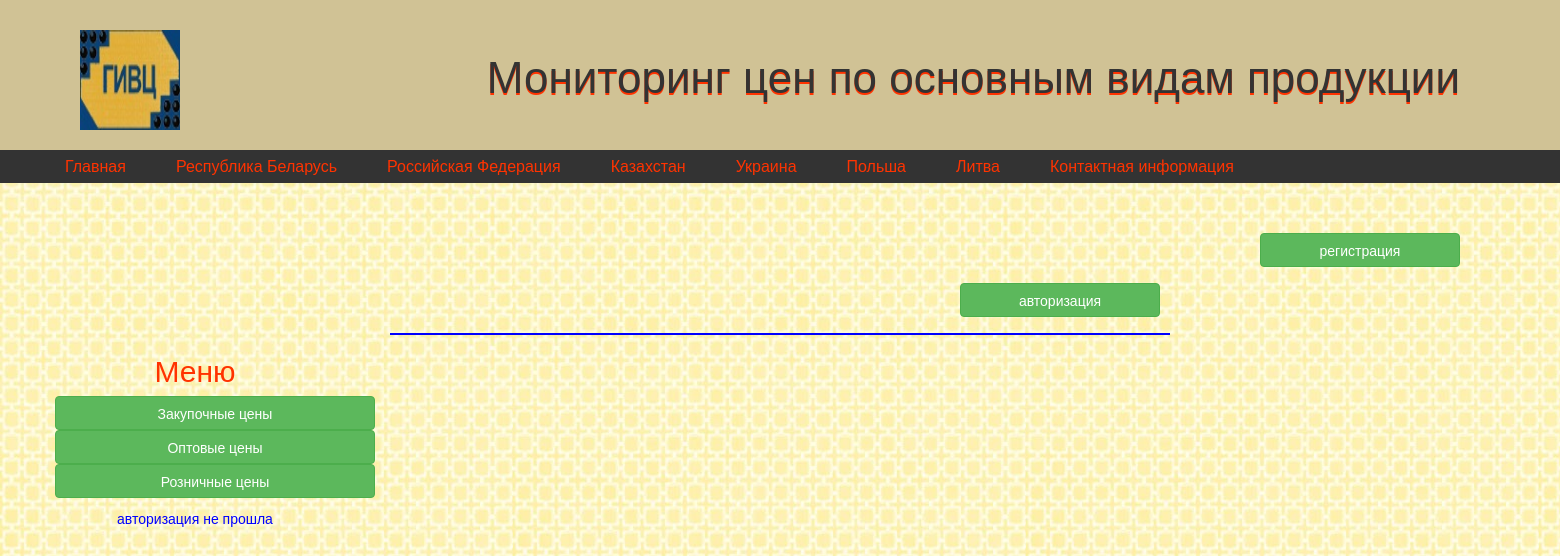
/rbz13ia.php, run on an earlier commit of the app's database.
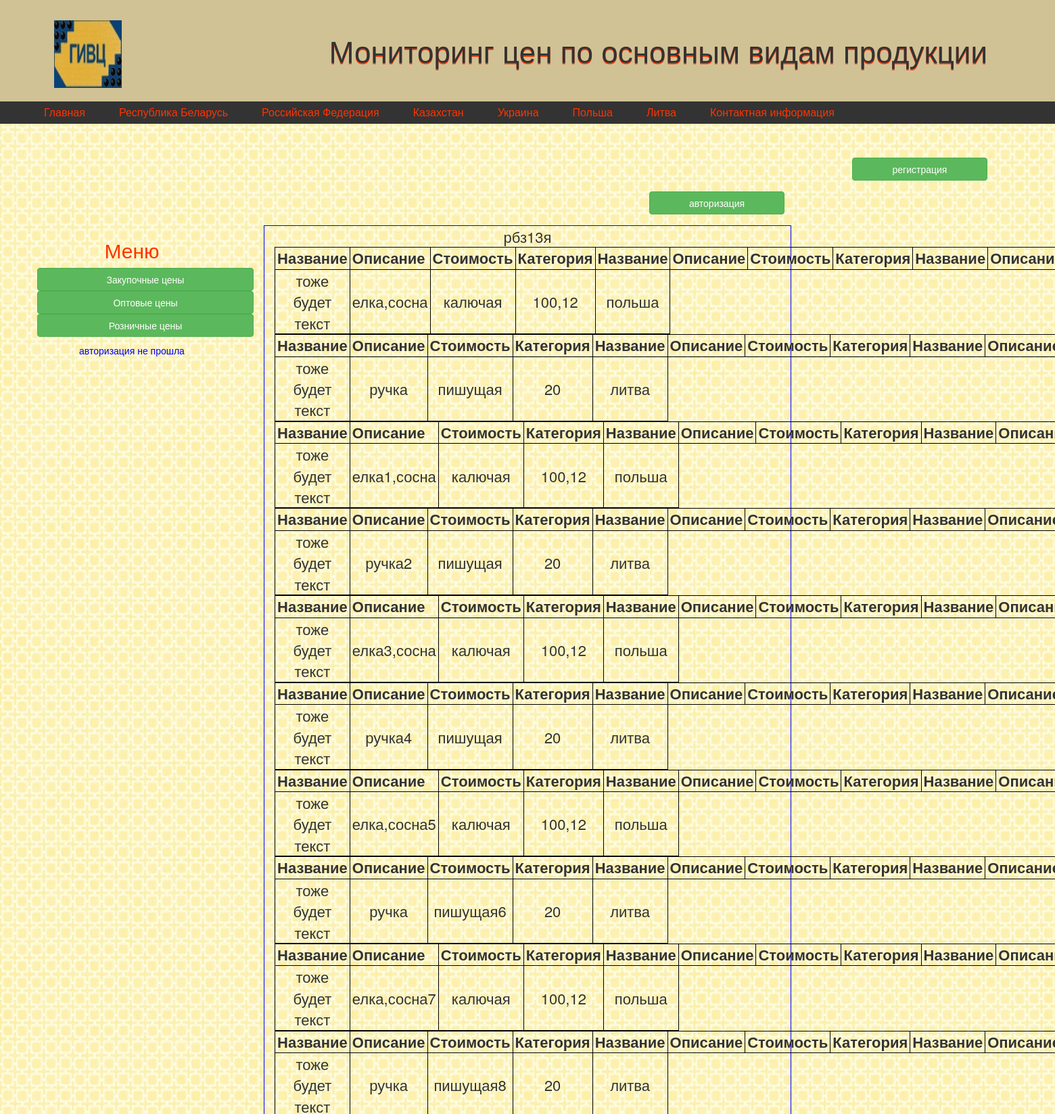
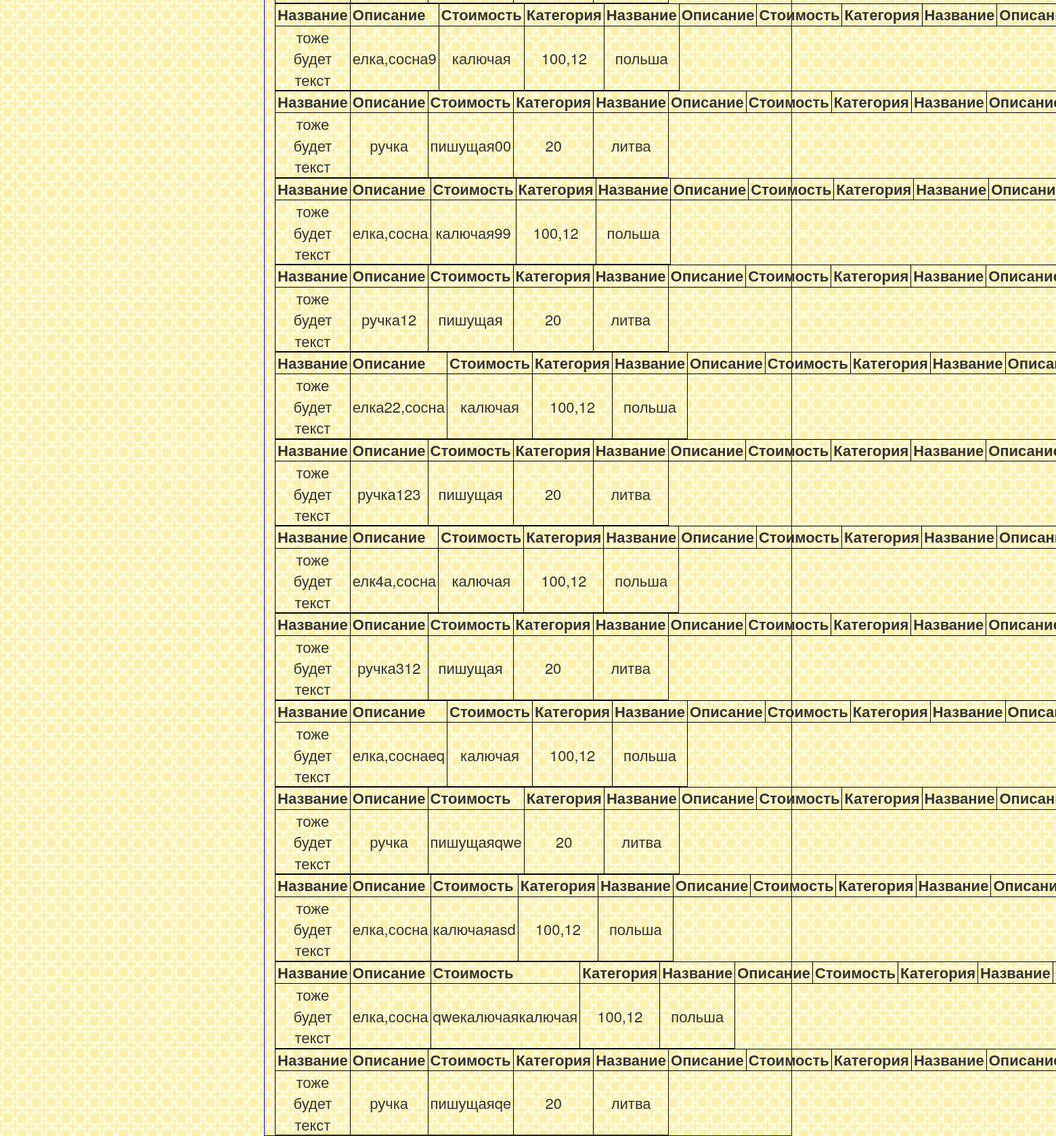
And on a later commit of the database (2 pictures, top to bottom).
### tables this page shows
CREATE TABLE IF NOT EXISTS `statias` (
  `id` int(11) NOT NULL AUTO_INCREMENT,
  `cat_id` tinytext NOT NULL,
  `cat_cen_id` tinytext NOT NULL,
  `cat_god_id` tinytext NOT NULL,
  `cat_mes_id` tinytext NOT NULL,
  `name_categoria` tinytext NOT NULL,
  `editor1` text NOT NULL,
  `file_foto` tinytext NOT NULL,
  `table-categoria` tinytext NOT NULL,
  `data_reg` datetime NOT NULL,
  `blockunblock` enum('block','unblock') NOT NULL DEFAULT 'unblock',
  `user_id` int(11) NOT NULL,
  `update1` date NOT NULL,
  `showhide` enum('show','hide') DEFAULT 'show',
  PRIMARY KEY (`id`)
);

CREATE TABLE IF NOT EXISTS `prices` (
  `id` int(11) NOT NULL AUTO_INCREMENT,
  `user_id` int(11) NOT NULL,
  `vv0` text NOT NULL,
  `vv1` text NOT NULL,
  `vv2` text NOT NULL,
  `vv3` text NOT NULL,
  `data_vstavki` datetime NOT NULL,
  PRIMARY KEY (`id`)
);

### class/Database.php (called while the page is built, shortened)
<?php
class Database{
private $host = DB_HOST;
private $user= DB_USER;
private $pass=DB_PASS;
private $dbname=DB_NAME;
private $port=DB_PORT;
private $dbh;
private $stmt;
public function __construct(){
$dsn='mysql:host=' .$this->host . ';port=' . $this->port.';dbname=' . $this->dbname;
$options=array(
PDO::ATTR_ERRMODE=>PDO::ERRMODE_EXCEPTION
);
try{
$this->dbh=new PDO($dsn, $this->user, $this->pass, $options);
}
catch(PDOException $e){
$this->error=$e->getMessage();
}
}
public function query($query){
    $this->stmt = $this->dbh->prepare($query);
}
public function execute(){
    return $this->stmt->execute();
}
public function resultset(){
    $this->execute();
    return $this->stmt->fetchAll(PDO::FETCH_ASSOC);
}
}

### rbz13ia.php (the view, shortened to what this page needs)
<?php require_once('templates/top.php');
  	require_once ("class/Database.php");
$database = new Database();
$query="SELECT * FROM statias WHERE cat_god_id=1 and cat_mes_id=1";
$database->query($query);
$all = $database->resultset();
foreach($all as $one){
 echo "<div class='art'>".$one['name_categoria']."<br/>";
}
$database = new Database();
$query="SELECT * FROM prices";
$database->query($query);
$al = $database->resultset();
foreach($al as $two){
echo "<table class='brd' width='100%'>
<tr>
	<th>Название</th>
	<th>Описание</th>
	<th>Стоимость</th>
	<th>Категория</th>
	<th>Название</th>
	<th>Описание</th>
	<th>Стоимость</th>
	<th>Категория</th>
	<th>Название</th>
	<th>Описание</th>
	<th>Стоимость</th>
	<th>Категория</th>
	<th>Название</th>
	<th>Описание</th>
	<th>Стоимость</th>
	<th>Категория</th>
</tr>
<tr>
	<td>тоже будет текст</td>
	<td>".$two['vv0']."</td>
	<td>".$two['vv1']."</td>
	<td>".$two['vv2']."</td>
	<td>".$two['vv3']."</td>
</tr>
</table>";
	};
?>

### templates/top.php (shortened to what this page needs)
<?php require_once ("class/Database.php");?>
<!doctype html>
<html>
<head>
<link type ="text/css " href="media/css/style.css" rel="stylesheet"/>
<link type ="text/css " href="media/bootstrap/css/bootstrap.min.css" rel="stylesheet"/>
</head>
<body>
	<header  id="header">
		<img class="logo"  src="media/img/logo.png"/>
		<h1>Мониторинг цен по основным видам продукции</h1>
	</header>
	<nav class="topmenu">
		<ul class="menu">
			<li><a href="index.php" >Главная</a></li>
			<li><a href="index.php?url=respbel">Республика Беларусь</a>
			</li>
			<li><a href="index.php?url=rosfeder">Российская Федерация</a>
			</li>
			<li><a href="index.php?url=kazah">Казахстан</a>
			</li>
			<li><a href="index.php?url=ykraina">Украина</a>
			</li>
			<li><a href="index.php?url=polsha">Польша</a>
			</li>
			<li><a href="index.php?url=litva">Литва</a>
			</li>
			<li><a href="index.php?url=contact">Контактная информация</a></li>
		</ul>
	</nav>
<br>
<br>
<?php
if ($_SESSION['id']){
?>
<div class="vih"><a href="logout.php" class="btn btn-success btn-block">выход</a></div>
<div class="cob"><a href="cobinet.php" class="btn btn-success btn-block">кабинет</a></div>
<div class="new"> <a href="new_news.php" class="btn btn-success btn-block">мои статьи</a></div>
<div class="parse"> <a href="parse_csv.php" class="btn btn-success btn-block">прикрепление файлов</a></div>
<?php
} else{
?>
<div class="registr"> <a href="reg.php" class="btn btn-success btn-block">регистрация</a></div>
<div class="avtor"> <a href="login.php" class="btn btn-success btn-block">авторизация</a></div>
<?php
};
?>
<br>
<br>
<br>
<br>
<br>
<div class="content">
	<div class="col-md-3"><h2> Меню</h2>
		<ul class="menu_two">
			<li><a href="index.php?url=zakyp" class="btn btn-success btn-block">Закупочные цены</a>
			</li>
			<li><a href="index.php?url=optov" class="btn btn-success btn-block">Оптовые цены</a>
			</li>
			<li><a href="index.php?url=rozn" class="btn btn-success btn-block">Розничные цены</a>
			</li>
		</ul>
<?php
if ($_SESSION['id']){
echo $_SESSION['id'];
} else{?>
<div class="textt"> авторизация не прошла</div>
<?php
}
?>
	</div>
<div class="col-md-6">

### media/css/style.css (style rules this page uses)
#header { height:150px; background: #D0C295; }
.logo { float:left; margin-left:80px; margin-top: 30px; height:100px; width:100px; }
#header h1 { float:right; margin-top:50px; margin-right: 100px; font-size: 44px; text-shadow: #f30 0 2px; }
body { background: url(../img/geluzor75.jpg); padding:0; margin:0; }
ul li { list-style:none; margin: 0; padding: 0; }
.registr a { margin-right: 100px; width: 200px; float: right; }
.avtor a { margin-top: 50px; margin-right: 100px; width: 200px; float: right; }
.textt { color:blue; text-align:center; }
.menu { height: 33px; background: #333; font-style: Arial; font-size: 16px; }
.menu li { float: left; position: relative; }
.menu a { display: block; color: #f30; text-decoration: none; text-align: center; text-transform: none; white-space: nowrap; padding: 5px 25px 5px 25px; }
.content h2 { color:#f30; text-align:center; }
.menu_two a { display: block; }
.col-md-6 { border: 1px solid blue; }
.col-md-6 div { text-align: center; font-size: 22px; }

### rbz13ia.php (style rules this page uses)
table { border-collapse: collapse; }
table th, table td { padding: 0 3px; }
table.brd th, table.brd td { border: 1px solid #000; }

What changed in the data, as far as the page shows it:
added statias: name_categoria "рбз13я"
added prices: vv0 "елка,сосна", vv1 "калючая", vv2 "100,12", vv3 "польша"
added prices: vv0 "ручка", vv1 "пишущая", vv2 "20", vv3 "литва"
added prices: vv0 "елка1,сосна", vv1 "калючая", vv2 "100,12", vv3 "польша"
added prices: vv0 "ручка2", vv1 "пишущая", vv2 "20", vv3 "литва"
added prices: vv0 "елка3,сосна", vv1 "калючая", vv2 "100,12", vv3 "польша"
added prices: vv0 "ручка4", vv1 "пишущая", vv2 "20", vv3 "литва"
added prices: vv0 "елка,сосна5", vv1 "калючая", vv2 "100,12", vv3 "польша"
added prices: vv0 "ручка", vv1 "пишущая6", vv2 "20", vv3 "литва"
added prices: vv0 "елка,сосна7", vv1 "калючая", vv2 "100,12", vv3 "польша"
added prices: vv0 "ручка", vv1 "пишущая8", vv2 "20", vv3 "литва"
added prices: vv0 "елка,сосна9", vv1 "калючая", vv2 "100,12", vv3 "польша"
added prices: vv0 "ручка", vv1 "пишущая00", vv2 "20", vv3 "литва"
added prices: vv0 "елка,сосна", vv1 "калючая99", vv2 "100,12", vv3 "польша"
added prices: vv0 "ручка12", vv1 "пишущая", vv2 "20", vv3 "литва"
added prices: vv0 "елка22,сосна", vv1 "калючая", vv2 "100,12", vv3 "польша"
added prices: vv0 "ручка123", vv1 "пишущая", vv2 "20", vv3 "литва"
added prices: vv0 "елк4а,сосна", vv1 "калючая", vv2 "100,12", vv3 "польша"
added prices: vv0 "ручка312", vv1 "пишущая", vv2 "20", vv3 "литва"
added prices: vv0 "елка,соснаeq", vv1 "калючая", vv2 "100,12", vv3 "польша"
added prices: vv0 "ручка", vv1 "пишущаяqwe", vv2 "20", vv3 "литва"
added prices: vv0 "елка,сосна", vv1 "калючаяasd", vv2 "100,12", vv3 "польша"
added prices: vv0 "елка,сосна", vv1 "qweкалючаякалючая", vv2 "100,12", vv3 "польша"
added prices: vv0 "ручка", vv1 "пишущаяqe", vv2 "20", vv3 "литва"
